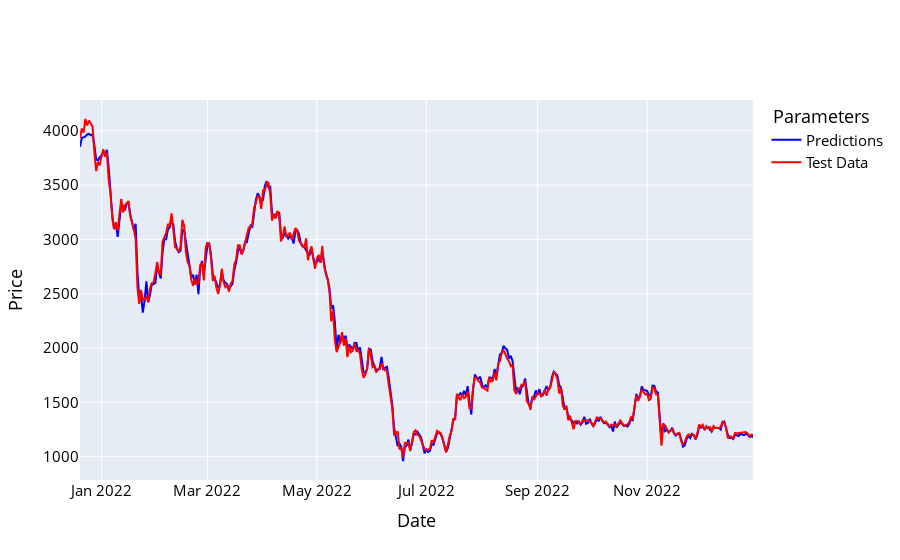

Source (notebook cell):
### Code cell
names = cycle(['Predictions', 'Test Data'])

fig = go.Figure()
fig.add_trace(go.Scatter(x=y_test_df.index, y=y_pred_df['Adj Close'], name='Predictions',
                         line=dict(width=2, color='blue')))
fig.add_trace(go.Scatter(x=y_test_df.index, y=y_test_df['Adj Close'], name='Test Data',
                         line=dict(width=2, color='red')))
fig.update_layout(xaxis_title='Date', yaxis_title='Price',
                  font_size=15, font_color='black', legend_title_text=' Parameters')
fig.show()

### Figure 1 — Plotly figure (JSON) as saved in the notebook; plotly's stock layout.template omitted (floating-point values rounded to 4 significant figures; data arrays with more than 128 entries replaced by an {"elided": "..."} marker saying what was removed)
{"data": [{"line": {"color": "blue", "width": 2}, "name": "Predictions", "type": "scatter", "x": {"elided": "376 str values"}, "y": {"elided": "376 float values"}}, {"line": {"color": "red", "width": 2}, "name": "Test Data", "type": "scatter", "x": {"elided": "376 str values"}, "y": {"elided": "376 float values"}}], "layout": {"font": {"color": "black", "size": 15}, "legend": {"title": {"text": " Parameters"}}, "xaxis": {"title": {"text": "Date"}}, "yaxis": {"title": {"text": "Price"}}}}
